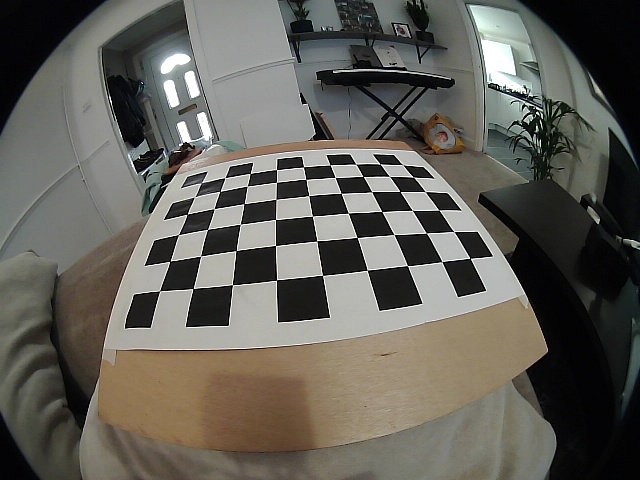
#> input picture car/data/images/checkerboard_08232021_184505.jpg, 640 x 480 px, found by its file name
$ python rectify_fisheye_test.py   (older library calls are emulated)
#> lines starting #> are read from the running program, lines starting #| are printed output that depends on the picture
#> further down, img is the input picture: shape (480, 640, 3); mean B, G, R 88.8, 96, 98.2
### models/self_driving/code/rectify_fisheye.py
# load libraries
import cv2
import numpy as np

'''

Adapted from:
https://medium.com/@kennethjiang/calibrate-fisheye-lens-using-opencv-333b05afa0b0

This method takes a mapping of the distortion a fisheye lens creates
and converts the input image from a fisheye perspective to a rectified,
normal perspective.

With default settings, the image will be rectified but we will lose pixels
from the image due to the dimension conversion between raw and transformed.
By adjusting the values for balance, dim2 and dim3 you can reduce the loss of
pixels. See below post for further details:
https://medium.com/@kennethjiang/calibrate-fisheye-lens-using-opencv-part-2-13990f1b157f

'''

# initialize recitification parameters
# these inputs are produced by the 'calibrate_fisheye_lens.py' script
# and are specific to the fisheye camera used in my hardware setup
dim = (640, 480)
k = np.array([[238.1859118572264, 0.0, 312.42790688241655], [0.0, 236.853433869872, 272.71589542075395], [0.0, 0.0, 1.0]])
d = np.array([[-0.03446472848769435], [0.03960450174148329], [-0.10504021701514105], [0.07290318807503687]])

# convert a fisheye lens image to a rectified, normal image
def rectify_fisheye(img, balance=0.0, dim2=None, dim3=None):
    # extract dimensions of raw input
#> called with balance = 0
    dim1 = img.shape[:2][::-1]
#> dim1 = (640, 480)

    # raw image must have same dimensions as the image used for calibration
    assert dim1[0] / dim1[1] == dim[0] / dim[1]

    # dim2 and dim3 are the same dimensionas as the raw image if not otherwise specified
    # specifying alternate dimensions here allows you to adjust the output aspect ratio,
    # potentially helping avoid pixel loss in the final image due to distortion and mapping
    if not dim2:
        dim2 = dim1
#> dim2 = (640, 480)
    if not dim3:
        dim3 = dim1
#> dim3 = (640, 480)

    # calculate scale adjustment between raw input and desired output dimensions
    scaled_k = k * dim1[0] / dim[0]
    scaled_k[2][2] = 1.0 # except that k[2][2] is always 1.0

    # calculate new matrix based on desired output dimensions
    new_k = cv2.fisheye.estimateNewCameraMatrixForUndistortRectify(scaled_k, d, dim2, np.eye(3), balance=balance)

    # create x and y map of raw fisheye camera to rectified, desired output image
    map1, map2 = cv2.fisheye.initUndistortRectifyMap(scaled_k, d, np.eye(3), new_k, dim3, cv2.CV_16SC2) # np.eye(3) = 3x3 grid with diagonal 1s

    # transform image from fisheye perspective to rectified, normal view
    img_t = cv2.remap(img, map1, map2, interpolation=cv2.INTER_LINEAR, borderMode=cv2.BORDER_CONSTANT)
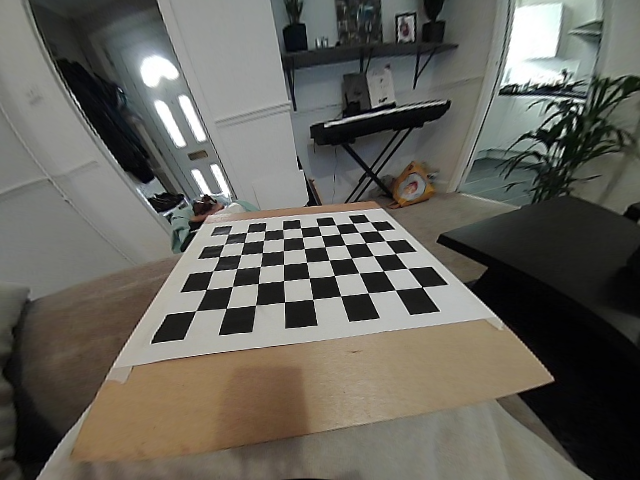
#> img_t: shape (480, 640, 3); mean B, G, R 91.7, 98.9, 100.9

    # return rectified, transformed image
    #cv2.imshow('Transformed', img_t)
    return img_t

### models/self_driving/code/rectify_fisheye_test.py
# load libraries
import cv2
from rectify_fisheye import rectify_fisheye

while True:
    # load image and show
    img = cv2.imread('/Users/matthewallen/robots/PiCar/car/data/images/checkerboard_08232021_184505.jpg')
    cv2.imshow('Raw Image', img)

    # rectify image and show
    img_t = rectify_fisheye(img)
    cv2.imshow('Rectified Image', img_t)

    # wait until user terminates session
    if cv2.waitKey(1) & 0xFF == ord('q'):
#> (key q is pressed here)
        break

# close and release all
cv2.destroyAllWindows()

$ run again, with car/data/images/checkerboard_08232021_184445.jpg copied over car/data/images/checkerboard_08232021_184505.jpg
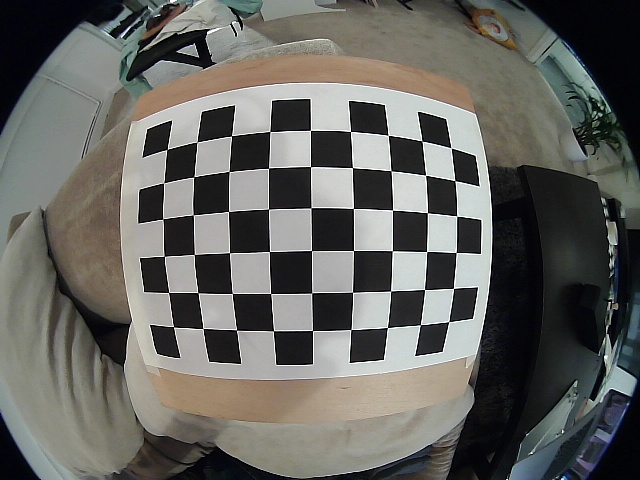
#> input picture car/data/images/checkerboard_08232021_184445.jpg, 640 x 480 px, found by its file name
#> img is the input picture: shape (480, 640, 3); mean B, G, R 95.9, 100.2, 100.4
#> in rectify_fisheye, `img_t = cv2.remap(img, map1, map2, interpolation=cv2.INTER_LINEAR, bor..`:
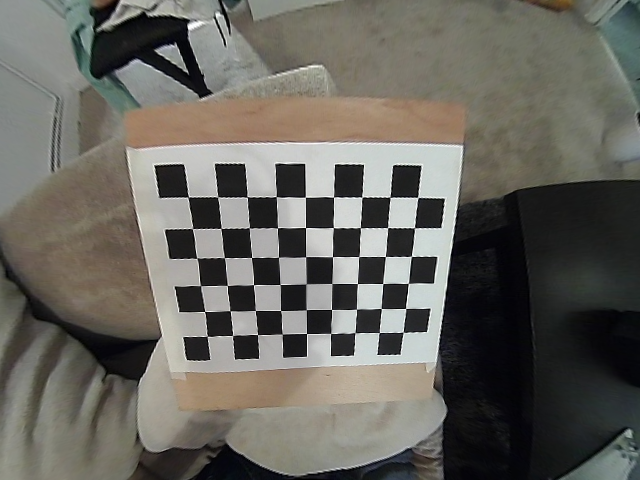
#> img_t: shape (480, 640, 3); mean B, G, R 94.3, 101, 102.9

$ run again, with car/data/images/checkerboard_08232021_184525.jpg copied over car/data/images/checkerboard_08232021_184505.jpg
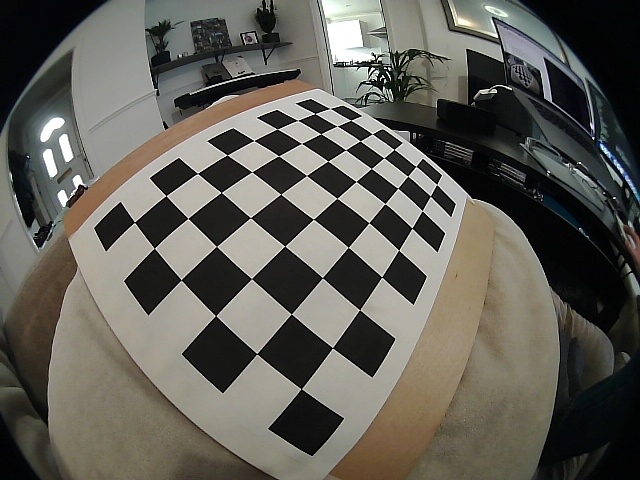
#> input picture car/data/images/checkerboard_08232021_184525.jpg, 640 x 480 px, found by its file name
#> img is the input picture: shape (480, 640, 3); mean B, G, R 86.2, 93.6, 95.6
#> in rectify_fisheye, `img_t = cv2.remap(img, map1, map2, interpolation=cv2.INTER_LINEAR, bor..`:
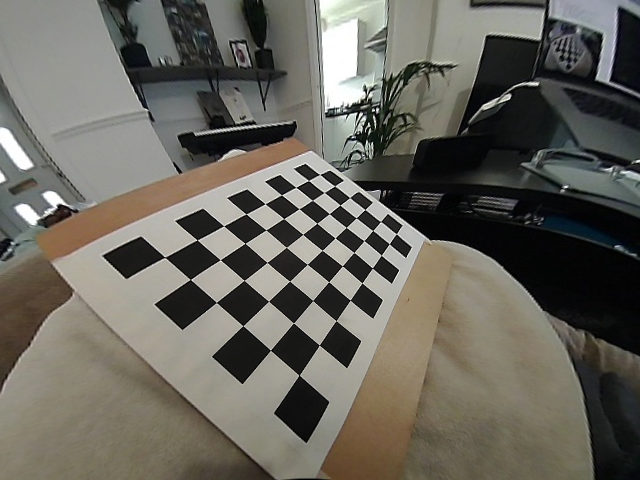
#> img_t: shape (480, 640, 3); mean B, G, R 93, 101.4, 103.9

$ run again, with car/data/images/checkerboard_08232021_184537.jpg copied over car/data/images/checkerboard_08232021_184505.jpg
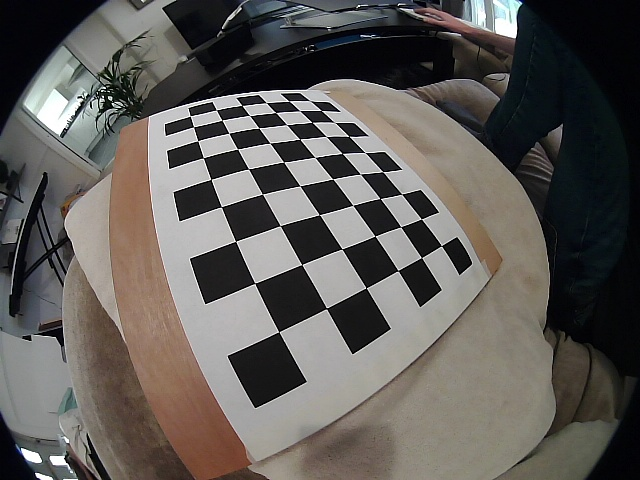
#> input picture car/data/images/checkerboard_08232021_184537.jpg, 640 x 480 px, found by its file name
#> img is the input picture: shape (480, 640, 3); mean B, G, R 87.6, 91.2, 94.7
#> in rectify_fisheye, `img_t = cv2.remap(img, map1, map2, interpolation=cv2.INTER_LINEAR, bor..`:
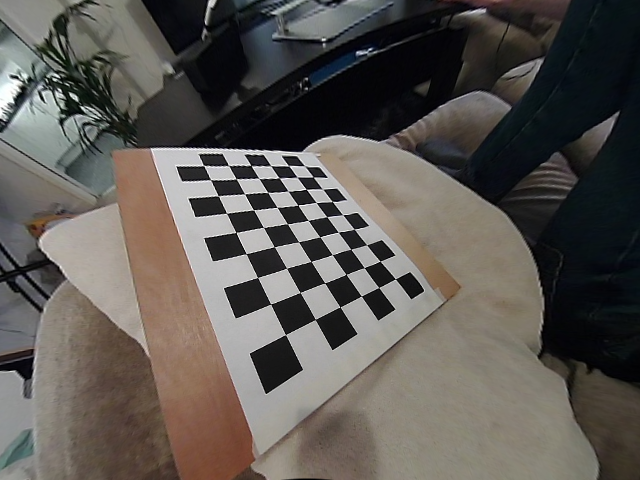
#> img_t: shape (480, 640, 3); mean B, G, R 83.3, 88, 92.4
